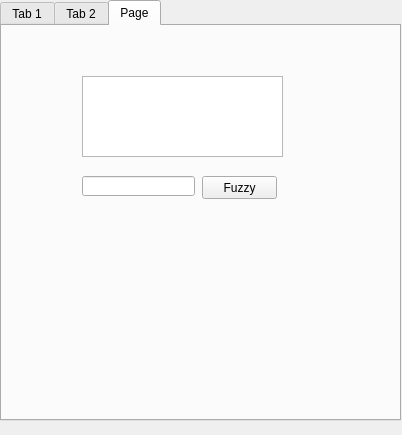
<?xml version="1.0" encoding="UTF-8"?>
<ui version="4.0">
 <class>MainWindow</class>
 <widget class="QMainWindow" name="MainWindow">
  <property name="geometry">
   <rect>
    <x>0</x>
    <y>0</y>
    <width>402</width>
    <height>435</height>
   </rect>
  </property>
  <property name="windowTitle">
   <string>MainWindow</string>
  </property>
  <widget class="QWidget" name="centralWidget">
   <widget class="QTabWidget" name="tabWidget">
    <property name="geometry">
     <rect>
      <x>0</x>
      <y>0</y>
      <width>401</width>
      <height>421</height>
     </rect>
    </property>
    <property name="currentIndex">
     <number>2</number>
    </property>
    <widget class="QWidget" name="tab">
     <attribute name="title">
      <string>Tab 1</string>
     </attribute>
     <widget class="QTextEdit" name="textResult">
      <property name="geometry">
       <rect>
        <x>30</x>
        <y>80</y>
        <width>331</width>
        <height>171</height>
       </rect>
      </property>
     </widget>
     <widget class="QLabel" name="label">
      <property name="geometry">
       <rect>
        <x>10</x>
        <y>10</y>
        <width>381</width>
        <height>31</height>
       </rect>
      </property>
      <property name="font">
       <font>
        <pointsize>16</pointsize>
        <weight>75</weight>
        <bold>true</bold>
       </font>
      </property>
      <property name="text">
       <string>Simulador de Equações Diferenciais</string>
      </property>
     </widget>
     <widget class="QLabel" name="label_2">
      <property name="geometry">
       <rect>
        <x>30</x>
        <y>60</y>
        <width>101</width>
        <height>16</height>
       </rect>
      </property>
      <property name="font">
       <font>
        <weight>75</weight>
        <bold>true</bold>
       </font>
      </property>
      <property name="text">
       <string>Equação Digitada:</string>
      </property>
     </widget>
     <widget class="QLineEdit" name="lineEquacao">
      <property name="geometry">
       <rect>
        <x>40</x>
        <y>280</y>
        <width>241</width>
        <height>21</height>
       </rect>
      </property>
      <property name="text">
       <string>1/1,1,2</string>
      </property>
     </widget>
     <widget class="QLabel" name="label_3">
      <property name="geometry">
       <rect>
        <x>40</x>
        <y>260</y>
        <width>121</width>
        <height>16</height>
       </rect>
      </property>
      <property name="font">
       <font>
        <weight>75</weight>
        <bold>true</bold>
       </font>
      </property>
      <property name="text">
       <string>Digite uma Equação:</string>
      </property>
     </widget>
     <widget class="QPushButton" name="simularButton">
      <property name="geometry">
       <rect>
        <x>290</x>
        <y>310</y>
        <width>75</width>
        <height>23</height>
       </rect>
      </property>
      <property name="text">
       <string>Simular</string>
      </property>
     </widget>
     <widget class="QLineEdit" name="lineValorVar">
      <property name="geometry">
       <rect>
        <x>40</x>
        <y>340</y>
        <width>241</width>
        <height>21</height>
       </rect>
      </property>
      <property name="text">
       <string>1</string>
      </property>
     </widget>
     <widget class="QLabel" name="label_4">
      <property name="geometry">
       <rect>
        <x>40</x>
        <y>320</y>
        <width>131</width>
        <height>16</height>
       </rect>
      </property>
      <property name="font">
       <font>
        <weight>75</weight>
        <bold>true</bold>
       </font>
      </property>
      <property name="text">
       <string>Digite um Valor para S:</string>
      </property>
     </widget>
    </widget>
    <widget class="QWidget" name="tab_2">
     <attribute name="title">
      <string>Tab 2</string>
     </attribute>
     <widget class="QWidget" name="widget" native="true">
      <property name="geometry">
       <rect>
        <x>10</x>
        <y>50</y>
        <width>371</width>
        <height>141</height>
       </rect>
      </property>
     </widget>
     <widget class="QWidget" name="widget_2" native="true">
      <property name="geometry">
       <rect>
        <x>10</x>
        <y>230</y>
        <width>371</width>
        <height>141</height>
       </rect>
      </property>
     </widget>
     <widget class="QLabel" name="label_5">
      <property name="geometry">
       <rect>
        <x>160</x>
        <y>10</y>
        <width>91</width>
        <height>20</height>
       </rect>
      </property>
      <property name="font">
       <font>
        <pointsize>16</pointsize>
        <weight>75</weight>
        <bold>true</bold>
       </font>
      </property>
      <property name="text">
       <string>Gráficos</string>
      </property>
     </widget>
    </widget>
    <widget class="QWidget" name="tab_3">
     <attribute name="title">
      <string>Page</string>
     </attribute>
     <widget class="QPushButton" name="pushButton">
      <property name="geometry">
       <rect>
        <x>200</x>
        <y>150</y>
        <width>75</width>
        <height>23</height>
       </rect>
      </property>
      <property name="text">
       <string>Fuzzy</string>
      </property>
     </widget>
     <widget class="QTextEdit" name="textEdit">
      <property name="geometry">
       <rect>
        <x>80</x>
        <y>50</y>
        <width>201</width>
        <height>81</height>
       </rect>
      </property>
     </widget>
     <widget class="QLineEdit" name="lineEdit">
      <property name="geometry">
       <rect>
        <x>80</x>
        <y>150</y>
        <width>113</width>
        <height>20</height>
       </rect>
      </property>
     </widget>
    </widget>
   </widget>
  </widget>
 </widget>
 <layoutdefault spacing="6" margin="11"/>
 <resources/>
 <connections/>
</ui>
